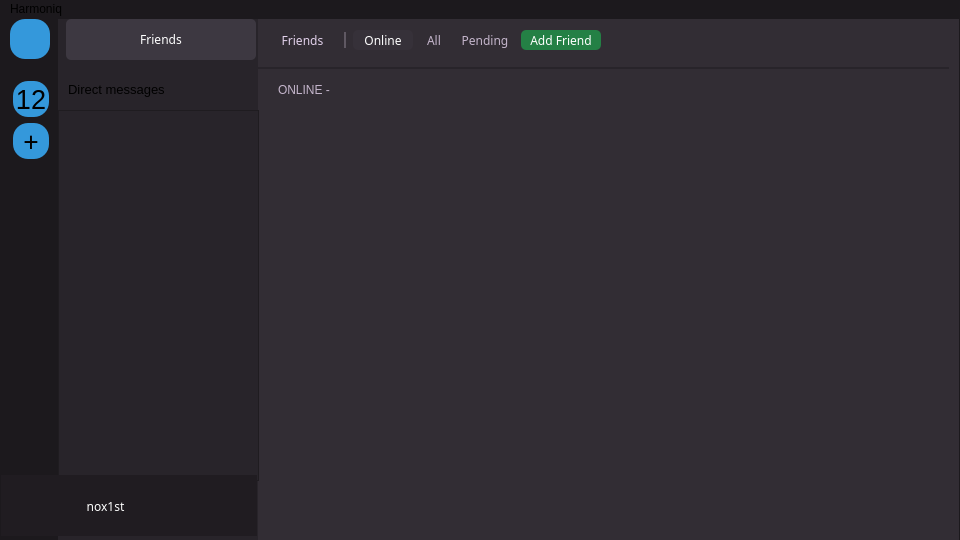
<?xml version="1.0" encoding="UTF-8"?>
<ui version="4.0">
 <class>MainWindow</class>
 <widget class="QMainWindow" name="MainWindow">
  <property name="geometry">
   <rect>
    <x>0</x>
    <y>0</y>
    <width>960</width>
    <height>540</height>
   </rect>
  </property>
  <property name="windowTitle">
   <string>MainWindow</string>
  </property>
  <property name="styleSheet">
   <string notr="true">background-color: rgb(28, 25, 29);</string>
  </property>
  <widget class="QWidget" name="centralwidget">
   <widget class="QStackedWidget" name="serversAndDmStackedWidget">
    <property name="geometry">
     <rect>
      <x>58</x>
      <y>0</y>
      <width>901</width>
      <height>521</height>
     </rect>
    </property>
    <property name="styleSheet">
     <string notr="true">background-color: rgb(40, 36, 42);</string>
    </property>
    <widget class="QWidget" name="directMessagesPage">
     <widget class="QStackedWidget" name="stackedWidget_2">
      <property name="geometry">
       <rect>
        <x>200</x>
        <y>0</y>
        <width>701</width>
        <height>521</height>
       </rect>
      </property>
      <property name="styleSheet">
       <string notr="true">background-color: rgb(50, 45, 52);</string>
      </property>
      <widget class="QWidget" name="friendsPage">
       <widget class="QStackedWidget" name="stackedWidgetFriends">
        <property name="geometry">
         <rect>
          <x>0</x>
          <y>51</y>
          <width>701</width>
          <height>467</height>
         </rect>
        </property>
        <property name="styleSheet">
         <string notr="true">background-color: rgb(50, 45, 52);</string>
        </property>
        <widget class="QWidget" name="friendsOnlinePage">
         <widget class="QWidget" name="layoutWidget">
          <property name="geometry">
           <rect>
            <x>20</x>
            <y>10</y>
            <width>661</width>
            <height>451</height>
           </rect>
          </property>
          <layout class="QVBoxLayout" name="verticalLayout_4">
           <item>
            <layout class="QHBoxLayout" name="horizontalLayout_2">
             <item>
              <widget class="QLabel" name="label_3">
               <property name="minimumSize">
                <size>
                 <width>55</width>
                 <height>16</height>
                </size>
               </property>
               <property name="styleSheet">
                <string notr="true">color: rgb(196, 181, 203);</string>
               </property>
               <property name="text">
                <string>ONLINE -</string>
               </property>
              </widget>
             </item>
             <item>
              <widget class="QLabel" name="label_4">
               <property name="minimumSize">
                <size>
                 <width>30</width>
                 <height>15</height>
                </size>
               </property>
               <property name="text">
                <string/>
               </property>
              </widget>
             </item>
             <item>
              <spacer name="horizontalSpacer">
               <property name="orientation">
                <enum>Qt::Orientation::Horizontal</enum>
               </property>
               <property name="sizeHint" stdset="0">
                <size>
                 <width>40</width>
                 <height>20</height>
                </size>
               </property>
              </spacer>
             </item>
            </layout>
           </item>
           <item>
            <widget class="QScrollArea" name="FriendsScrollArea">
             <property name="styleSheet">
              <string notr="true">border: none;
</string>
             </property>
             <property name="widgetResizable">
              <bool>true</bool>
             </property>
             <widget class="QWidget" name="scrollAreaWidgetContents_2">
              <property name="geometry">
               <rect>
                <x>0</x>
                <y>0</y>
                <width>659</width>
                <height>421</height>
               </rect>
              </property>
             </widget>
            </widget>
           </item>
          </layout>
         </widget>
        </widget>
        <widget class="QWidget" name="friendsPendingPage">
         <widget class="QWidget" name="layoutWidget_2">
          <property name="geometry">
           <rect>
            <x>20</x>
            <y>10</y>
            <width>661</width>
            <height>451</height>
           </rect>
          </property>
          <layout class="QVBoxLayout" name="verticalLayout_8">
           <item>
            <layout class="QHBoxLayout" name="horizontalLayout_6">
             <item>
              <widget class="QLabel" name="label_10">
               <property name="minimumSize">
                <size>
                 <width>55</width>
                 <height>16</height>
                </size>
               </property>
               <property name="styleSheet">
                <string notr="true">color: rgb(196, 181, 203);</string>
               </property>
               <property name="text">
                <string>PENDING -</string>
               </property>
              </widget>
             </item>
             <item>
              <widget class="QLabel" name="pendingFriendsCountLbl">
               <property name="minimumSize">
                <size>
                 <width>30</width>
                 <height>15</height>
                </size>
               </property>
               <property name="text">
                <string/>
               </property>
              </widget>
             </item>
             <item>
              <spacer name="horizontalSpacer_6">
               <property name="orientation">
                <enum>Qt::Orientation::Horizontal</enum>
               </property>
               <property name="sizeHint" stdset="0">
                <size>
                 <width>40</width>
                 <height>20</height>
                </size>
               </property>
              </spacer>
             </item>
            </layout>
           </item>
           <item>
            <widget class="QScrollArea" name="FriendsScrollArea_5">
             <property name="styleSheet">
              <string notr="true">border: none;
</string>
             </property>
             <property name="widgetResizable">
              <bool>true</bool>
             </property>
             <widget class="QWidget" name="scrollAreaWidgetContents_6">
              <property name="geometry">
               <rect>
                <x>0</x>
                <y>0</y>
                <width>659</width>
                <height>421</height>
               </rect>
              </property>
              <widget class="QListWidget" name="pendingListWidget">
               <property name="geometry">
                <rect>
                 <x>2</x>
                 <y>0</y>
                 <width>651</width>
                 <height>411</height>
                </rect>
               </property>
              </widget>
             </widget>
            </widget>
           </item>
          </layout>
         </widget>
        </widget>
        <widget class="QWidget" name="friendsAddPage">
         <widget class="QWidget" name="layoutWidget">
          <property name="geometry">
           <rect>
            <x>10</x>
            <y>20</y>
            <width>682</width>
            <height>90</height>
           </rect>
          </property>
          <layout class="QVBoxLayout" name="friendLayout">
           <item>
            <widget class="QLabel" name="label_2">
             <property name="styleSheet">
              <string notr="true">color: rgb(196, 181, 203);</string>
             </property>
             <property name="text">
              <string>ADD FRIEND</string>
             </property>
            </widget>
           </item>
           <item>
            <widget class="QLineEdit" name="friendLineEdit">
             <property name="minimumSize">
              <size>
               <width>680</width>
               <height>40</height>
              </size>
             </property>
             <property name="styleSheet">
              <string notr="true">QLineEdit {
color: rgb(196, 181, 203);
background-color: rgb(28, 25, 29);
border: none;
border-radius: 5px;
}

QLineEdit:focus {
border: 2px solid #3498db;
}</string>
             </property>
            </widget>
           </item>
           <item>
            <widget class="QPushButton" name="addFriendBtn">
             <property name="minimumSize">
              <size>
               <width>135</width>
               <height>20</height>
              </size>
             </property>
             <property name="maximumSize">
              <size>
               <width>80</width>
               <height>20</height>
              </size>
             </property>
             <property name="font">
              <font>
               <family>Trebuchet MS</family>
              </font>
             </property>
             <property name="styleSheet">
              <string notr="true">QPushButton {
background-color: rgb(52, 152, 219);
color: rgb(255, 255, 255);
border: none;
border-radius: 5px;
padding: 1px;
}
QPushButton:hover{
background-color: rgb(46, 134, 193);
color: rgb(255, 255, 255);
}
QPushButton:pressed{
background-color: rgb(40, 116, 167);
color: rgb(255, 255, 255);
}</string>
             </property>
             <property name="text">
              <string>Send friend request</string>
             </property>
             <property name="checkable">
              <bool>true</bool>
             </property>
             <property name="checked">
              <bool>false</bool>
             </property>
            </widget>
           </item>
          </layout>
         </widget>
        </widget>
        <widget class="QWidget" name="friendsAllPage">
         <widget class="QWidget" name="layoutWidget">
          <property name="geometry">
           <rect>
            <x>20</x>
            <y>10</y>
            <width>661</width>
            <height>451</height>
           </rect>
          </property>
          <layout class="QVBoxLayout" name="verticalLayout_5">
           <item>
            <layout class="QHBoxLayout" name="horizontalLayout_3">
             <item>
              <widget class="QLabel" name="label_5">
               <property name="minimumSize">
                <size>
                 <width>55</width>
                 <height>16</height>
                </size>
               </property>
               <property name="styleSheet">
                <string notr="true">color: rgb(196, 181, 203);</string>
               </property>
               <property name="text">
                <string>ALL FRIENDS -</string>
               </property>
              </widget>
             </item>
             <item>
              <widget class="QLabel" name="allFriendsCountLbl">
               <property name="minimumSize">
                <size>
                 <width>30</width>
                 <height>15</height>
                </size>
               </property>
               <property name="text">
                <string/>
               </property>
              </widget>
             </item>
             <item>
              <spacer name="horizontalSpacer_3">
               <property name="orientation">
                <enum>Qt::Orientation::Horizontal</enum>
               </property>
               <property name="sizeHint" stdset="0">
                <size>
                 <width>40</width>
                 <height>20</height>
                </size>
               </property>
              </spacer>
             </item>
            </layout>
           </item>
           <item>
            <widget class="QScrollArea" name="FriendsScrollArea_2">
             <property name="styleSheet">
              <string notr="true">border: none;
</string>
             </property>
             <property name="widgetResizable">
              <bool>true</bool>
             </property>
             <widget class="QWidget" name="scrollAreaWidgetContents_3">
              <property name="geometry">
               <rect>
                <x>0</x>
                <y>0</y>
                <width>659</width>
                <height>421</height>
               </rect>
              </property>
              <widget class="QListWidget" name="allFriendsListWidget">
               <property name="geometry">
                <rect>
                 <x>2</x>
                 <y>0</y>
                 <width>651</width>
                 <height>411</height>
                </rect>
               </property>
              </widget>
             </widget>
            </widget>
           </item>
          </layout>
         </widget>
        </widget>
       </widget>
       <widget class="QWidget" name="layoutWidget">
        <property name="geometry">
         <rect>
          <x>0</x>
          <y>0</y>
          <width>691</width>
          <height>51</height>
         </rect>
        </property>
        <layout class="QVBoxLayout" name="verticalLayout_2">
         <item>
          <widget class="QWidget" name="widget_2" native="true">
           <layout class="QGridLayout" name="gridLayout_2">
            <item row="0" column="2">
             <widget class="Line" name="line_2">
              <property name="minimumSize">
               <size>
                <width>2</width>
                <height>16</height>
               </size>
              </property>
              <property name="maximumSize">
               <size>
                <width>16</width>
                <height>16</height>
               </size>
              </property>
              <property name="styleSheet">
               <string notr="true">color: rgb(95, 88, 98);</string>
              </property>
              <property name="frameShadow">
               <enum>QFrame::Shadow::Plain</enum>
              </property>
              <property name="lineWidth">
               <number>2</number>
              </property>
              <property name="orientation">
               <enum>Qt::Orientation::Vertical</enum>
              </property>
             </widget>
            </item>
            <item row="0" column="1">
             <widget class="QPushButton" name="thereIsNothing">
              <property name="minimumSize">
               <size>
                <width>71</width>
                <height>20</height>
               </size>
              </property>
              <property name="maximumSize">
               <size>
                <width>90</width>
                <height>16777215</height>
               </size>
              </property>
              <property name="font">
               <font>
                <family>Trebuchet MS</family>
               </font>
              </property>
              <property name="styleSheet">
               <string notr="true">QPushButton {
color: rgb(217, 200, 225);
	color: rgb(226, 209, 235);
background-color: rgb(50, 45, 52);
border: none;
border-radius: 5px;
}</string>
              </property>
              <property name="text">
               <string>Friends</string>
              </property>
              <property name="icon">
               <iconset>
                <normaloff>icons/personPurpleIcon.png</normaloff>icons/personPurpleIcon.png</iconset>
              </property>
             </widget>
            </item>
            <item row="0" column="3">
             <widget class="QPushButton" name="friendsOnlineBtn">
              <property name="minimumSize">
               <size>
                <width>60</width>
                <height>20</height>
               </size>
              </property>
              <property name="maximumSize">
               <size>
                <width>60</width>
                <height>20</height>
               </size>
              </property>
              <property name="font">
               <font>
                <family>Trebuchet MS</family>
               </font>
              </property>
              <property name="styleSheet">
               <string notr="true">QPushButton {
color: rgb(196, 181, 203);
background-color: rgb(50, 45, 52);
border: none;
border-radius: 5px;
}
QPushButton:hover {
background-color: rgb(61, 56, 65);
}
QPushButton:checked{
background-color: rgb(54, 49, 57);
color: rgb(255, 255, 255);
}
</string>
              </property>
              <property name="text">
               <string>Online</string>
              </property>
              <property name="checkable">
               <bool>true</bool>
              </property>
              <property name="checked">
               <bool>true</bool>
              </property>
             </widget>
            </item>
            <item row="0" column="7">
             <spacer name="horizontalSpacer_2">
              <property name="orientation">
               <enum>Qt::Orientation::Horizontal</enum>
              </property>
              <property name="sizeHint" stdset="0">
               <size>
                <width>40</width>
                <height>20</height>
               </size>
              </property>
             </spacer>
            </item>
            <item row="0" column="5">
             <widget class="QPushButton" name="friendsPendingBtn">
              <property name="minimumSize">
               <size>
                <width>60</width>
                <height>20</height>
               </size>
              </property>
              <property name="maximumSize">
               <size>
                <width>60</width>
                <height>20</height>
               </size>
              </property>
              <property name="font">
               <font>
                <family>Trebuchet MS</family>
               </font>
              </property>
              <property name="styleSheet">
               <string notr="true">QPushButton {
color: rgb(196, 181, 203);
background-color: rgb(50, 45, 52);
border: none;
border-radius: 5px;
}
QPushButton:hover {
background-color: rgb(61, 56, 65);
}
QPushButton:checked{
background-color: rgb(54, 49, 57);
color: rgb(255, 255, 255);
}
</string>
              </property>
              <property name="text">
               <string>Pending</string>
              </property>
              <property name="checkable">
               <bool>true</bool>
              </property>
              <property name="checked">
               <bool>false</bool>
              </property>
             </widget>
            </item>
            <item row="0" column="6">
             <widget class="QPushButton" name="friendsAddBtn">
              <property name="minimumSize">
               <size>
                <width>80</width>
                <height>20</height>
               </size>
              </property>
              <property name="maximumSize">
               <size>
                <width>80</width>
                <height>20</height>
               </size>
              </property>
              <property name="font">
               <font>
                <family>Trebuchet MS</family>
               </font>
              </property>
              <property name="styleSheet">
               <string notr="true">QPushButton {
background-color: rgb(36, 128, 69);
color: rgb(255, 255, 255);
border: none;
border-radius: 5px;
padding: 1px;
}
QPushButton:checked{
background-color: rgb(50, 45, 52);
color: rgb(54, 190, 56);
color: rgb(46, 199, 113);
}
</string>
              </property>
              <property name="text">
               <string>Add Friend</string>
              </property>
              <property name="checkable">
               <bool>true</bool>
              </property>
              <property name="checked">
               <bool>false</bool>
              </property>
             </widget>
            </item>
            <item row="0" column="4">
             <widget class="QPushButton" name="friendsAllBtn">
              <property name="minimumSize">
               <size>
                <width>30</width>
                <height>20</height>
               </size>
              </property>
              <property name="maximumSize">
               <size>
                <width>30</width>
                <height>20</height>
               </size>
              </property>
              <property name="font">
               <font>
                <family>Trebuchet MS</family>
               </font>
              </property>
              <property name="styleSheet">
               <string notr="true">QPushButton {
color: rgb(196, 181, 203);
background-color: rgb(50, 45, 52);
border: none;
border-radius: 5px;
}
QPushButton:hover {
background-color: rgb(61, 56, 65);
}
QPushButton:checked{
background-color: rgb(54, 49, 57);
color: rgb(255, 255, 255);
}
</string>
              </property>
              <property name="text">
               <string>All</string>
              </property>
              <property name="checkable">
               <bool>true</bool>
              </property>
              <property name="checked">
               <bool>false</bool>
              </property>
             </widget>
            </item>
           </layout>
          </widget>
         </item>
         <item>
          <widget class="Line" name="line">
           <property name="minimumSize">
            <size>
             <width>0</width>
             <height>0</height>
            </size>
           </property>
           <property name="styleSheet">
            <string notr="true">color: rgb(40, 36, 42);</string>
           </property>
           <property name="frameShadow">
            <enum>QFrame::Shadow::Plain</enum>
           </property>
           <property name="lineWidth">
            <number>2</number>
           </property>
           <property name="orientation">
            <enum>Qt::Orientation::Horizontal</enum>
           </property>
          </widget>
         </item>
        </layout>
       </widget>
      </widget>
      <widget class="QWidget" name="dmPage"/>
     </widget>
     <widget class="QPushButton" name="friendsBtn">
      <property name="geometry">
       <rect>
        <x>8</x>
        <y>0</y>
        <width>190</width>
        <height>41</height>
       </rect>
      </property>
      <property name="font">
       <font>
        <family>Trebuchet MS</family>
       </font>
      </property>
      <property name="styleSheet">
       <string notr="true">QPushButton {
color: rgb(196, 181, 203);
background-color: rgb(40, 36, 42);
border: none;
border-radius: 5px;
}
QPushButton:hover {
background-color: rgb(50, 45, 52);
}
QPushButton:checked{
color: rgb(255, 255, 255);
background-color: rgb(61, 56, 65);
}

</string>
      </property>
      <property name="text">
       <string>Friends</string>
      </property>
      <property name="icon">
       <iconset>
        <normaloff>icons/personPurpleIcon.png</normaloff>icons/personPurpleIcon.png</iconset>
      </property>
      <property name="iconSize">
       <size>
        <width>26</width>
        <height>26</height>
       </size>
      </property>
      <property name="checkable">
       <bool>true</bool>
      </property>
      <property name="checked">
       <bool>true</bool>
      </property>
     </widget>
     <widget class="QListWidget" name="directMessagesListWidget">
      <property name="geometry">
       <rect>
        <x>0</x>
        <y>91</y>
        <width>201</width>
        <height>371</height>
       </rect>
      </property>
     </widget>
     <widget class="QLabel" name="label">
      <property name="geometry">
       <rect>
        <x>10</x>
        <y>60</y>
        <width>111</width>
        <height>21</height>
       </rect>
      </property>
      <property name="font">
       <font>
        <pointsize>10</pointsize>
       </font>
      </property>
      <property name="text">
       <string>Direct messages</string>
      </property>
     </widget>
    </widget>
    <widget class="QWidget" name="serversPage"/>
   </widget>
   <widget class="QScrollArea" name="scrollArea">
    <property name="geometry">
     <rect>
      <x>4</x>
      <y>50</y>
      <width>54</width>
      <height>467</height>
     </rect>
    </property>
    <property name="styleSheet">
     <string notr="true">border: none;</string>
    </property>
    <property name="widgetResizable">
     <bool>true</bool>
    </property>
    <widget class="QWidget" name="scrollAreaWidgetContent">
     <property name="geometry">
      <rect>
       <x>0</x>
       <y>0</y>
       <width>54</width>
       <height>467</height>
      </rect>
     </property>
     <layout class="QVBoxLayout" name="verticalLayout">
      <item>
       <widget class="QPushButton" name="serverBtn">
        <property name="minimumSize">
         <size>
          <width>36</width>
          <height>36</height>
         </size>
        </property>
        <property name="maximumSize">
         <size>
          <width>30</width>
          <height>30</height>
         </size>
        </property>
        <property name="font">
         <font>
          <pointsize>20</pointsize>
         </font>
        </property>
        <property name="styleSheet">
         <string notr="true">QPushButton {
color: rgb(0, 0, 0);
background-color: #3498db;
border: none;
border-radius: 15px;
max-width: 30px;
max-height: 30px;
}
QPushButton:hover {
background-color: #2980b9;
}
QPushButton:pressed {
background-color: #1c5985;
}
</string>
        </property>
        <property name="text">
         <string>12</string>
        </property>
       </widget>
      </item>
      <item>
       <widget class="QPushButton" name="addPushButton">
        <property name="minimumSize">
         <size>
          <width>36</width>
          <height>36</height>
         </size>
        </property>
        <property name="maximumSize">
         <size>
          <width>30</width>
          <height>30</height>
         </size>
        </property>
        <property name="font">
         <font>
          <family>Trebuchet MS</family>
          <pointsize>20</pointsize>
         </font>
        </property>
        <property name="styleSheet">
         <string notr="true">QPushButton {
	color: rgb(0, 0, 0);
background-color: #3498db;
border: none;
border-radius: 15px;
max-width: 30px;
max-height: 30px;
}
QPushButton:hover {
background-color: #2980b9;
}
QPushButton:pressed {
background-color: #1c5985;
}
</string>
        </property>
        <property name="text">
         <string>+</string>
        </property>
       </widget>
      </item>
      <item>
       <spacer name="verticalSpacer">
        <property name="orientation">
         <enum>Qt::Orientation::Vertical</enum>
        </property>
        <property name="sizeHint" stdset="0">
         <size>
          <width>28</width>
          <height>98</height>
         </size>
        </property>
       </spacer>
      </item>
     </layout>
    </widget>
   </widget>
   <widget class="QPushButton" name="directMessagesBtn">
    <property name="geometry">
     <rect>
      <x>10</x>
      <y>0</y>
      <width>40</width>
      <height>40</height>
     </rect>
    </property>
    <property name="minimumSize">
     <size>
      <width>40</width>
      <height>40</height>
     </size>
    </property>
    <property name="maximumSize">
     <size>
      <width>40</width>
      <height>40</height>
     </size>
    </property>
    <property name="styleSheet">
     <string notr="true">QPushButton {
background-color: #3498db;
border: none;
border-radius: 15px;
}
QPushButton:hover {
background-color: #2980b9;
}
QPushButton:pressed {
background-color: #1c5985;
}
</string>
    </property>
    <property name="text">
     <string/>
    </property>
   </widget>
   <widget class="QWidget" name="widget" native="true">
    <property name="geometry">
     <rect>
      <x>1</x>
      <y>456</y>
      <width>256</width>
      <height>61</height>
     </rect>
    </property>
    <property name="minimumSize">
     <size>
      <width>0</width>
      <height>0</height>
     </size>
    </property>
    <property name="maximumSize">
     <size>
      <width>16777215</width>
      <height>16777215</height>
     </size>
    </property>
    <property name="styleSheet">
     <string notr="true">background-color: rgb(72, 72, 72);
background-color: rgb(37, 33, 38);
background-color: rgb(32, 28, 33);</string>
    </property>
    <widget class="QWidget" name="layoutWidget">
     <property name="geometry">
      <rect>
       <x>60</x>
       <y>10</y>
       <width>191</width>
       <height>42</height>
      </rect>
     </property>
     <layout class="QHBoxLayout" name="horizontalLayout">
      <item>
       <widget class="QPushButton" name="accountBtn">
        <property name="minimumSize">
         <size>
          <width>65</width>
          <height>40</height>
         </size>
        </property>
        <property name="maximumSize">
         <size>
          <width>16777215</width>
          <height>16777215</height>
         </size>
        </property>
        <property name="font">
         <font>
          <family>Trebuchet MS</family>
         </font>
        </property>
        <property name="styleSheet">
         <string notr="true">QPushButton{
/*background-color: rgb(28, 25, 29);*/
color: rgb(255, 255, 255);
border: none;
padding: 5px;
border-radius: 7px;
}

QPushButton:hover{
background-color: rgb(47, 42, 49);
}

QPushButton:pressed{
background-color: rgb(54, 48, 56);
}</string>
        </property>
        <property name="text">
         <string>nox1st</string>
        </property>
        <property name="icon">
         <iconset>
          <normaloff>../../../../Pictures/different/qt/harmoniq/personIcon1.png</normaloff>../../../../Pictures/different/qt/harmoniq/personIcon1.png</iconset>
        </property>
        <property name="iconSize">
         <size>
          <width>30</width>
          <height>30</height>
         </size>
        </property>
       </widget>
      </item>
      <item>
       <widget class="QPushButton" name="pushButton_3">
        <property name="minimumSize">
         <size>
          <width>28</width>
          <height>28</height>
         </size>
        </property>
        <property name="maximumSize">
         <size>
          <width>28</width>
          <height>28</height>
         </size>
        </property>
        <property name="styleSheet">
         <string notr="true">QPushButton{
/*background-color: rgb(28, 25, 29);*/
color: rgb(255, 255, 255);
border: none;
padding: 5px;
border-radius: 7px;
}

QPushButton:hover{
background-color: rgb(47, 42, 49);
}

QPushButton:pressed{
background-color: rgb(54, 48, 56);
}</string>
        </property>
        <property name="text">
         <string/>
        </property>
        <property name="icon">
         <iconset>
          <normaloff>icons/microPurpleIcon.png</normaloff>icons/microPurpleIcon.png</iconset>
        </property>
        <property name="iconSize">
         <size>
          <width>19</width>
          <height>19</height>
         </size>
        </property>
       </widget>
      </item>
      <item>
       <widget class="QPushButton" name="pushButton_6">
        <property name="minimumSize">
         <size>
          <width>28</width>
          <height>28</height>
         </size>
        </property>
        <property name="maximumSize">
         <size>
          <width>28</width>
          <height>28</height>
         </size>
        </property>
        <property name="styleSheet">
         <string notr="true">QPushButton{
/*background-color: rgb(28, 25, 29);*/
color: rgb(255, 255, 255);
border: none;
padding: 5px;
border-radius: 7px;
}

QPushButton:hover{
background-color: rgb(47, 42, 49);
}

QPushButton:pressed{
background-color: rgb(54, 48, 56);
}</string>
        </property>
        <property name="text">
         <string/>
        </property>
        <property name="icon">
         <iconset>
          <normaloff>icons/headphonesPurpleIcon.png</normaloff>icons/headphonesPurpleIcon.png</iconset>
        </property>
        <property name="iconSize">
         <size>
          <width>19</width>
          <height>19</height>
         </size>
        </property>
       </widget>
      </item>
      <item>
       <widget class="QPushButton" name="pushButton_5">
        <property name="minimumSize">
         <size>
          <width>28</width>
          <height>28</height>
         </size>
        </property>
        <property name="maximumSize">
         <size>
          <width>28</width>
          <height>28</height>
         </size>
        </property>
        <property name="styleSheet">
         <string notr="true">QPushButton{
/*background-color: rgb(28, 25, 29);*/
color: rgb(255, 255, 255);
border: none;
padding: 5px;
border-radius: 7px;
}

QPushButton:hover{
background-color: rgb(47, 42, 49);
}

QPushButton:pressed{
background-color: rgb(54, 48, 56);
}</string>
        </property>
        <property name="text">
         <string/>
        </property>
        <property name="icon">
         <iconset>
          <normaloff>icons/settingsPurpleIcon.png</normaloff>icons/settingsPurpleIcon.png</iconset>
        </property>
        <property name="iconSize">
         <size>
          <width>19</width>
          <height>19</height>
         </size>
        </property>
       </widget>
      </item>
     </layout>
    </widget>
   </widget>
  </widget>
  <widget class="QMenuBar" name="menubar">
   <property name="geometry">
    <rect>
     <x>0</x>
     <y>0</y>
     <width>960</width>
     <height>21</height>
    </rect>
   </property>
   <widget class="QMenu" name="menuHarmoniq">
    <property name="font">
     <font>
      <family>Trebuchet MS</family>
     </font>
    </property>
    <property name="title">
     <string>Harmoniq</string>
    </property>
   </widget>
   <addaction name="menuHarmoniq"/>
  </widget>
 </widget>
 <tabstops>
  <tabstop>directMessagesBtn</tabstop>
  <tabstop>addPushButton</tabstop>
  <tabstop>friendsBtn</tabstop>
  <tabstop>serverBtn</tabstop>
  <tabstop>pushButton_3</tabstop>
  <tabstop>pushButton_5</tabstop>
  <tabstop>pushButton_6</tabstop>
  <tabstop>scrollArea</tabstop>
 </tabstops>
 <resources/>
 <connections/>
</ui>
